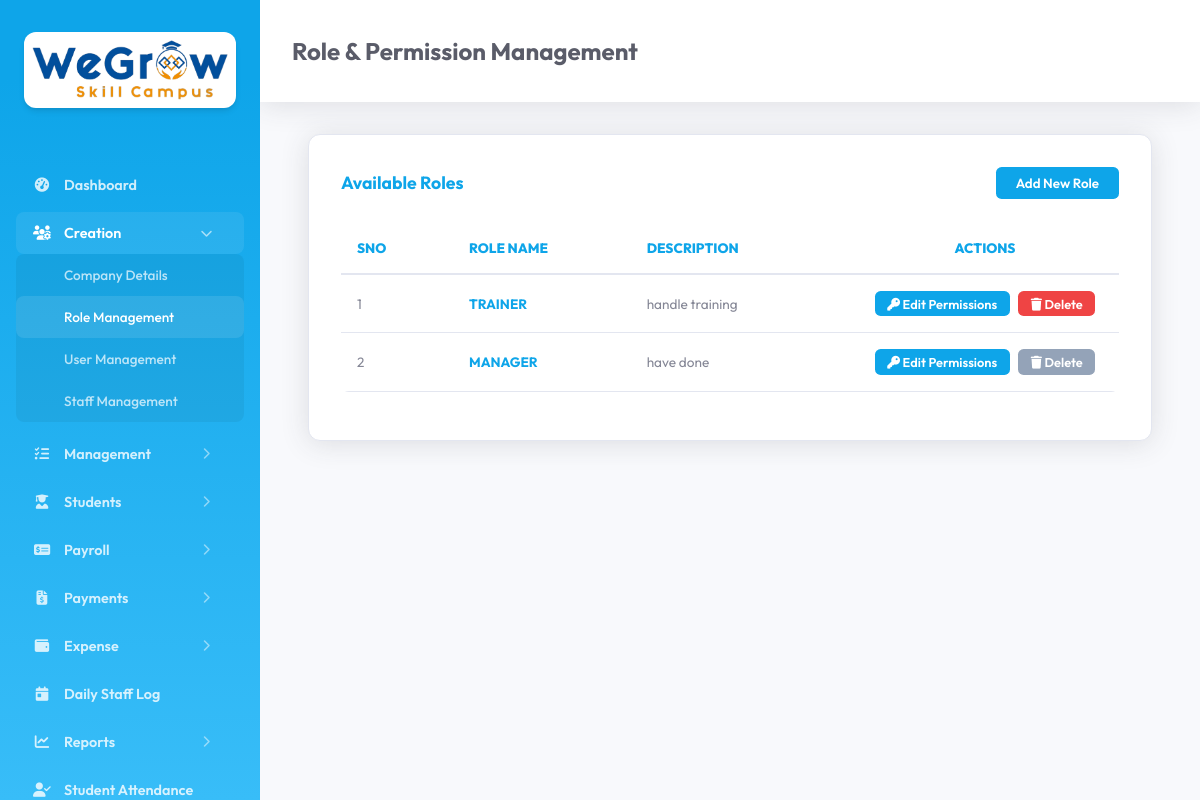
The app's page /role.php (signed in) with its own data.
### tables this page shows
CREATE TABLE `tc_roles` (
  `id` int(11) NOT NULL AUTO_INCREMENT,
  `created_date_time` datetime DEFAULT NULL,
  `updated_date_time` datetime DEFAULT NULL,
  `role_id` mediumtext DEFAULT NULL,
  `role_name` mediumtext DEFAULT NULL,
  `description` mediumtext DEFAULT NULL,
  `deleted` int(11) NOT NULL DEFAULT 0,
  PRIMARY KEY (`id`)
);

### main/basic_functions.php (called while the page is built, shortened)
<?php
    include_once("config.php");
    class Basic_Functions extends Database {
        public $con;
        public function getCompanyId() {
            return $_SESSION['company_id'] ?? null;
        }
        public function getTableRecords($table, $field = '', $value = '', $orderby = 'id DESC') {
            $con = $this->con;
            $sql = "SELECT * FROM $table WHERE deleted = :deleted";
            $params = [":deleted" => 0];
            $company_id = $this->getCompanyId();
            if ($table === $GLOBALS['role_table']) {
                $sql .= " AND LOWER(role_name) != 'admin'";
            }
            $sql .= " ORDER BY $orderby";
            $stmt = $con->prepare($sql);
            $stmt->execute($params);
            return $stmt->fetchAll();
        }
        public function isRecordLinked($relations) {
            foreach ($relations as $rel) {
                $table = $rel['table'];
                $column = $rel['column'];
                $value = $rel['value'];
                $label = $rel['label'] ?? $table;
                $sql = "SELECT COUNT(*) FROM {$table} WHERE {$column} = :val AND deleted = 0";
                $params = [':val' => $value];
                $stmt = $this->con->prepare($sql);
                $stmt->execute($params);
                $count = $stmt->fetchColumn();
                if ($count > 0) {
                    return $label;
                }
            }
            return false;
        }
    }
?>

### main/config.php (called while the page is built, shortened)
<?php
    class Database {
        private $host = "localhost";
        private $dbname = "training_center_db";
        private $username = "root";
        private $password = "";
        public function connect() {
            try {
                $this->conn = new PDO(
                    "mysql:host=".$this->host.";dbname=".$this->dbname,
                    $this->username,
                    $this->password
                );
                $this->conn->setAttribute(PDO::ATTR_ERRMODE, PDO::ERRMODE_EXCEPTION);
                $this->conn->exec("SET NAMES utf8");
                return $this->conn;
            }
            catch(PDOException $e) {
                echo "Database Connection Failed : ".$e->getMessage();
                exit;
            }
        }
    }
?>

### common_file.php (called while the page is built, shortened)
<?php
    require_once 'main/basic_functions.php';
    require_once 'main/report_functions.php';
    $bf = new Report_Functions();
?>

### main/report_functions.php (called while the page is built, shortened)
<?php
    include_once("config.php");
    include_once("basic_functions.php");
    class Report_Functions extends Basic_Functions {
        public function __construct() {
            $this->con = $this->connect();
        }
    }

### role.php (the view, shortened to what this page needs)
<?php
require_once 'common_file.php';
?>
<!DOCTYPE html>
<html lang="en">
<head>
    <link rel="stylesheet" href="assets/css/style.css">
</head>
<body>
    <?php include 'sidebar.php'; ?>
    <div class="main-content">
        <?php if (empty($action)): ?>
            <div class="header">
                <h2>Role & Permission Management</h2>
            </div>
            <div class="module-section">
                <div class="section-title">
                    Available Roles
                    <button class="btn-add" onclick="submitRoleAction('add')">Add New Role</button>
                </div>
                <div class="table-responsive">
                    <table>
                        <thead>
                            <tr>
                                <th style="width: 80px;">Sno</th>
                                <th>Role Name</th>
                                <th>Description</th>
                                <th style="width: 280px; text-align: center;">Actions</th>
                            </tr>
                        </thead>
                        <tbody>
                            <?php
                            $roles = $bf->getTableRecords($GLOBALS['role_table']);
                            if (empty($roles)) {
                                echo '<tr><td colspan="4" style="text-align:center">No roles found.</td></tr>';
                            } else {
                                $sno = 1;
                                foreach ($roles as $r) {
                                    ?>
                                    <tr>
                                        <td><?php echo $sno++; ?></td>
                                        <td>
                                            <strong style="color: var(--primary); text-transform: uppercase;">
                                                <?php echo htmlspecialchars($r['role_name']); ?>
                                            </strong>
                                        </td>
                                        <td><?php echo htmlspecialchars($r['description']); ?></td>
                                        <td style="text-align: center;">
                                            <div style="display: flex; gap: 0.5rem; justify-content: center;">
                                                <button class="btn-add" style="padding: 0.3rem 0.8rem; font-size: 0.8rem; background: var(--primary);" onclick="submitRoleAction('edit', '<?php echo $r['role_id']; ?>')">
                                                    <i class="fas fa-key"></i> Edit Permissions
                                                </button>
                                                <?php
                                                $relations = [
                                                    ['table' => $GLOBALS['staff_table'], 'column' => 'role_id', 'value' => $r['role_id'], 'label' => 'Staff'],
                                                    ['table' => $GLOBALS['user_table'], 'column' => 'role', 'value' => $r['role_name'], 'label' => 'User']
                                                ];
                                                $linked = $bf->isRecordLinked($relations);
                                                if ($linked) { ?>
                                                    <button class="btn-add" style="padding: 0.3rem 0.8rem; font-size: 0.8rem; background: #94a3b8; cursor: not-allowed;" title="Cannot delete: Linked with <?php echo $linked; ?> table" onclick="alert('Cannot delete: this role is linked with <?php echo $linked; ?>. Please delete linked <?php echo strtolower($linked); ?> records first.')">
                                                        <i class="fas fa-trash"></i> Delete
                                                    </button>
                                                <?php } else { ?>
                                                    <button class="btn-add" style="padding: 0.3rem 0.8rem; font-size: 0.8rem; background: #ef4444;" onclick="deleteRole('<?php echo $r['role_id']; ?>')">
                                                        <i class="fas fa-trash"></i> Delete
                                                    </button>
                                                <?php } ?>
                                            </div>
                                        </td>
                                    </tr>
                                    <?php
                                }
                            }
                            ?>
                        </tbody>
                    </table>
                </div>
            </div>
        <?php endif; ?>
    </div>
</body>
</html>

### records on screen
tc_roles: role_name "TRAINER", description "handle training"
tc_roles: role_name "MANAGER", description "have done"

### other values on screen
$modules[$page_key] "Dashboard"
$item['title'] "Creation"
$modules[$page_key] "Company Details"
$modules[$page_key] "Role Management"
$modules[$page_key] "User Management"
$modules[$page_key] "Staff Management"
$item['title'] "Management"
$item['title'] "Students"
$item['title'] "Payroll"
$item['title'] "Payments"
$item['title'] "Expense"
$modules[$page_key] "Daily Staff Log"
$item['title'] "Reports"
$modules[$page_key] "Student Attendance"
